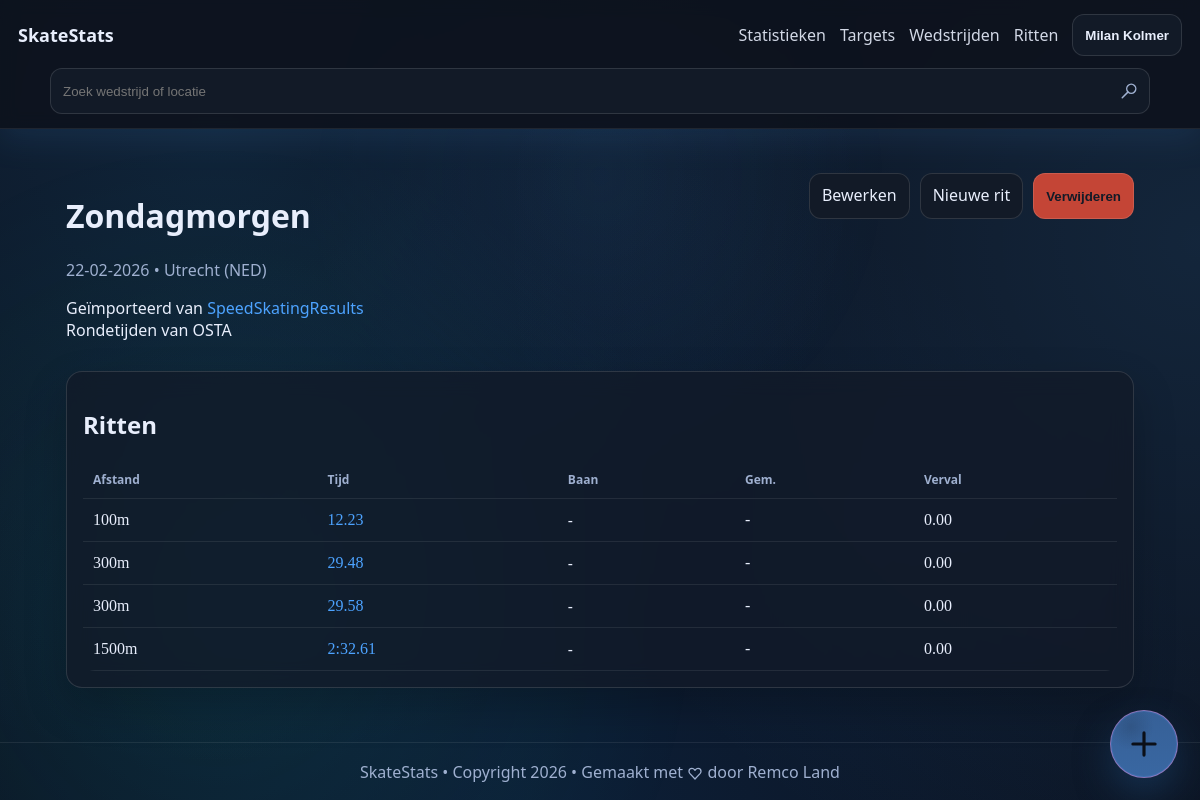
Screenshot of /competitions/241 (signed in) with the database file from the repository.
### tables this page shows
CREATE TABLE skater (
              id INTEGER PRIMARY KEY AUTOINCREMENT,
              name TEXT NOT NULL UNIQUE
            );

CREATE TABLE competition (
              id INTEGER PRIMARY KEY AUTOINCREMENT,
              name TEXT NOT NULL,
              venue TEXT,
              competition_date TEXT NOT NULL, -- YYYY-MM-DD
              notes TEXT,
              created_at TEXT NOT NULL
            , owner_user_id INTEGER);

CREATE TABLE race (
              id INTEGER PRIMARY KEY AUTOINCREMENT,
              competition_id INTEGER NOT NULL,
              skater_id INTEGER NOT NULL,
              distance_m INTEGER NOT NULL,
              category TEXT,
              class_name TEXT,
              lane TEXT,
              opponent TEXT,
              total_time_ms INTEGER,
              laps_csv TEXT,   -- "30.12,31.00,31.50"
              dnf INTEGER NOT NULL DEFAULT 0,
              notes TEXT,
              created_at TEXT NOT NULL, tag_key TEXT,
              FOREIGN KEY (competition_id) REFERENCES competition(id) ON DELETE CASCADE,
              FOREIGN KEY (skater_id) REFERENCES skater(id) ON DELETE RESTRICT
            );

### app/main.py (the view)
@app.get("/competitions/{competition_id}", response_class=HTMLResponse)
def competition_detail(request: Request, competition_id: int):
    current_user = require_user(request)
    with db() as conn:
        comp = conn.execute(
            "SELECT * FROM competition WHERE id = ? AND owner_user_id = ?",
            (competition_id, int(current_user["id"])),
        ).fetchone()
        if not comp:
            return HTMLResponse("Competition not found", status_code=404)
        races = conn.execute(
            """
            SELECT r.*
            FROM race r
            WHERE r.competition_id = ? AND r.skater_id = ?
            ORDER BY r.distance_m ASC, r.total_time_ms ASC
            """,
            (competition_id, int(current_user["skater_id"])),
        ).fetchall()
    races_enriched = []
    for r in races:
        laps = laps_from_csv(r["laps_csv"])
        metrics = compute_race_metrics(laps, r["distance_m"])
        races_enriched.append(({**dict(r), "tag": race_tag_badge(r["tag_key"])}, metrics))
    return render(
        request,
        "competition_detail.html",
        comp=comp,
        races=races_enriched,
        fmt_ms=fmt_ms,
        fmt_date=fmt_date_ymd_to_dmy,
        format_notes_html=format_notes_html,
    )

### app/main.py (called while the page is built)
def fmt_date_ymd_to_dmy(ymd: str | None) -> str:
    if not ymd:
        return "-"
    try:
        d = datetime.strptime(ymd, "%Y-%m-%d")
        return d.strftime("%d-%m-%Y")
    except ValueError:
        return ymd

def db() -> sqlite3.Connection:
    conn = sqlite3.connect(DB_PATH)
    conn.execute("PRAGMA foreign_keys = ON")
    conn.row_factory = sqlite3.Row
    return conn

def get_user_by_id(conn: sqlite3.Connection, user_id: int) -> Optional[sqlite3.Row]:
    return conn.execute(
        """
        SELECT u.*, s.name AS skater_name
        FROM user u
        JOIN skater s ON s.id = u.skater_id
        WHERE u.id = ?
        """,
        (user_id,),
    ).fetchone()

def normalize_theme_preference(raw_value: str) -> str:
    value = (raw_value or "").strip().lower()
    if value == "light":
        return "light"
    if value == "system":
        return "system"
    return "dark"

def normalize_motion_preference(raw_value: str) -> str:
    value = (raw_value or "").strip().lower()
    if value in {"background", "cards", "none"}:
        return value
    return "all"

def resolved_theme(theme_preference: str) -> str:
    return "dark" if normalize_theme_preference(theme_preference) == "system" else normalize_theme_preference(theme_preference)

def render(request: Request, template_name: str, **ctx) -> HTMLResponse:
    tpl = templates_env.get_template(template_name)
    current_user = getattr(request.state, "user", None)
    html = tpl.render(
        app_title=APP_TITLE,
        request=request,
        current_user=current_user,
        owner_name=current_user["skater_name"] if current_user else OWNER_NAME,
        theme_preference=normalize_theme_preference(current_user["theme_preference"]) if current_user else "dark",
        active_theme=resolved_theme(current_user["theme_preference"]) if current_user else "dark",
        motion_preference=normalize_motion_preference(current_user["motion_preference"]) if current_user else "all",
        **ctx,
    )
    return HTMLResponse(html)

def require_user(request: Request) -> sqlite3.Row:
    current_user = getattr(request.state, "user", None)
    if current_user is None:
        raise RuntimeError("missing authenticated user")
    return current_user

def opening_split_m(distance_m: int) -> int:
    if distance_m == 500:
        return 100
    if distance_m == 1500:
        return 300
    if distance_m == 100:
        return 100
    return 200

### app/templates/competition_detail.html (shortened to what this page needs)
{% extends "base.html" %}
{% block content %}
  <div class="row">
    <div>
      <h1>{{ comp.name }}</h1>
      <p class="muted">{{ fmt_date(comp.competition_date) }}{% if comp.venue %} &bull; {{ comp.venue }}{% endif %}</p>
      {% if comp.notes %}<p class="notes-block">{{ format_notes_html(comp.notes) }}</p>{% endif %}
    </div>
    <div class="row-actions">
      <a class="btn" href="/competitions/{{ comp.id }}/edit">Bewerken</a>
      <a class="btn" href="/races/new">Nieuwe rit</a>
      <button type="button" class="btn btn-danger" id="open-competition-delete-dialog">Verwijderen</button>
    </div>
  </div>
  <section class="card">
    <h2>Ritten</h2>
    {% if races|length == 0 %}
      <p>Nog geen ritten in deze wedstrijd.</p>
    {% else %}
      <table>
        <thead>
          <tr>
            <th>Afstand</th><th>Tijd</th><th>Baan</th><th>Gem.</th><th>Verval</th>
          </tr>
        </thead>
        <tbody>
          {% for r, m in races %}
            <tr>
              <td class="mono">{{ r.distance_m }}m</td>
              <td class="mono">
                <a href="/races/{{ r.id }}">{{ fmt_ms(r.total_time_ms) }}</a>{% if r.dnf == 1 %} (DNF){% endif %}
              </td>
              <td>
                {% set lane_value = r.lane or "" %}
                {% set lane_norm = lane_value|lower %}
                {% if lane_value %}
                  {% if "binnen" in lane_norm %}
                    <span class="lane-dot lane-dot-indoor" aria-label="Binnenbaan" title="Binnenbaan"></span>
                  {% elif "buiten" in lane_norm %}
                    <span class="lane-dot lane-dot-outdoor" aria-label="Buitenbaan" title="Buitenbaan"></span>
                  {% else %}
                    <span class="lane-dot lane-dot-unknown" aria-label="{{ r.lane }}" title="{{ r.lane }}"></span>
                  {% endif %}
                {% else %}
                  -
                {% endif %}
              </td>
              <td class="mono">{% if m.avg_400 is not none %}{{ "%.2f"|format(m.avg_400) }}{% else %}-{% endif %}</td>
              <td class="mono">{% if m.fade_400eq is not none %}{{ "%.2f"|format(m.fade_400eq) }}{% else %}-{% endif %}</td>
            </tr>
          {% endfor %}
        </tbody>
      </table>
    {% endif %}
  </section>
{% endblock %}

### app/templates/base.html (shortened to what this page needs)
﻿<!doctype html>
<html lang="nl" data-theme="{{ active_theme }}" data-theme-preference="{{ theme_preference }}" data-motion-preference="{{ motion_preference }}">
  <head>
    <link rel="stylesheet" href="/static/style.css" />
  </head>
  <body data-theme="{{ active_theme }}" data-theme-preference="{{ theme_preference }}" data-motion-preference="{{ motion_preference }}">
    <header class="topbar">
      <div class="brand">
        <a href="/">{{ app_title }}</a>
      </div>
      {% if current_user %}
        <form method="get" action="/competitions" class="nav-search nav-search-desktop" role="search">
          <input
            type="search"
            name="q"
            value="{{ selected_query or '' }}"
            placeholder="Zoek wedstrijd of locatie"
            aria-label="Zoek op wedstrijd of locatie"
          />
        </form>
        <nav class="nav-desktop">
          <a href="/stats">Statistieken</a>
          <a href="/targets">Targets</a>
          <a href="/competitions">Wedstrijden</a>
          <a href="/races">Ritten</a>
          <div class="profile-menu">
            <button
              type="button"
              class="btn-secondary profile-menu-toggle"
              aria-label="Profielmenu openen"
              aria-expanded="false"
              aria-controls="profile-menu-dropdown"
            >
              {{ owner_name }}
            </button>
          </div>
        </nav>
      {% endif %}
    </header>
    <main class="container">
      {% block content %}{% endblock %}
    </main>
    {% if current_user %}
      <div class="fab-menu" data-open="false">
        <button type="button" class="fab-toggle" aria-label="Snelle acties" aria-expanded="false">
          <span class="line-md-icon" style="--icon-url:url('/static/icons/line-md/plus.svg');" aria-hidden="true"></span>
        </button>
      </div>
    {% endif %}
    <footer class="footer">
      <span>SkateStats &bull; Copyright 2026 &bull; Gemaakt met <span class="line-md-icon" style="--icon-url:url('/static/icons/line-md/heart.svg');" aria-hidden="true"></span> door Remco Land</span>
    </footer>
  </body>
</html>

### rows the page displays
skater: name "Milan Kolmer"
competition: name "Zondagmorgen", competition_date "22-02-2026", venue "Utrecht (NED)", notes "Geïmporteerd van SpeedSkatingResults Rondetijden van OSTA"
race: distance_m "100", total_time_ms "12.23"
race: distance_m "300", total_time_ms "29.48"
race: distance_m "300", total_time_ms "29.58"
race: distance_m "1500", total_time_ms "2:32.61"

### other values shown
{{ app_title }} "SkateStats"
{{ "%.2f"|format(m.fade_400eq) }} "0.00" "0.00" "0.00" "0.00"
